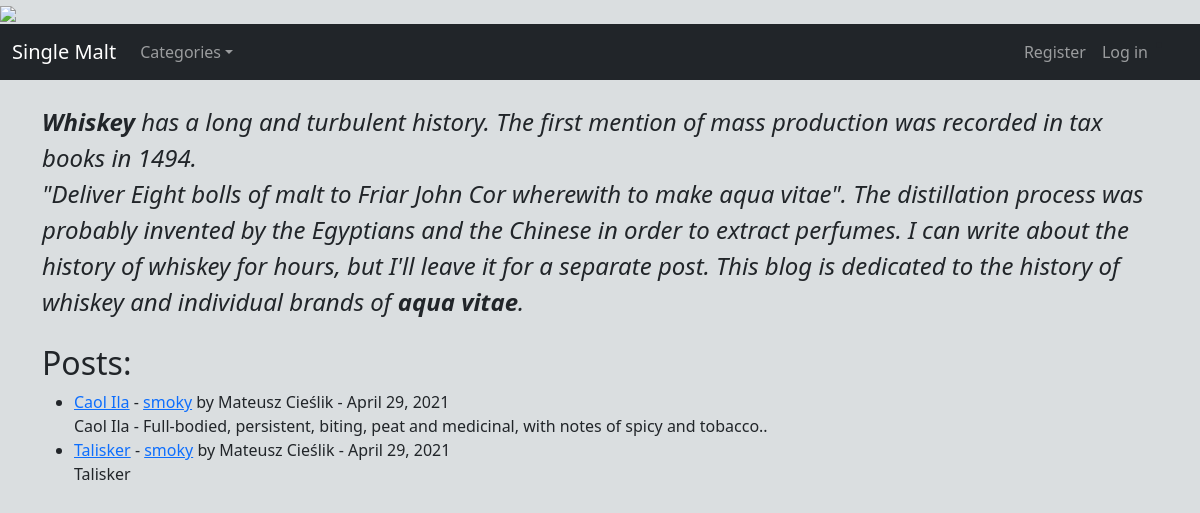
The app's page /, older data.
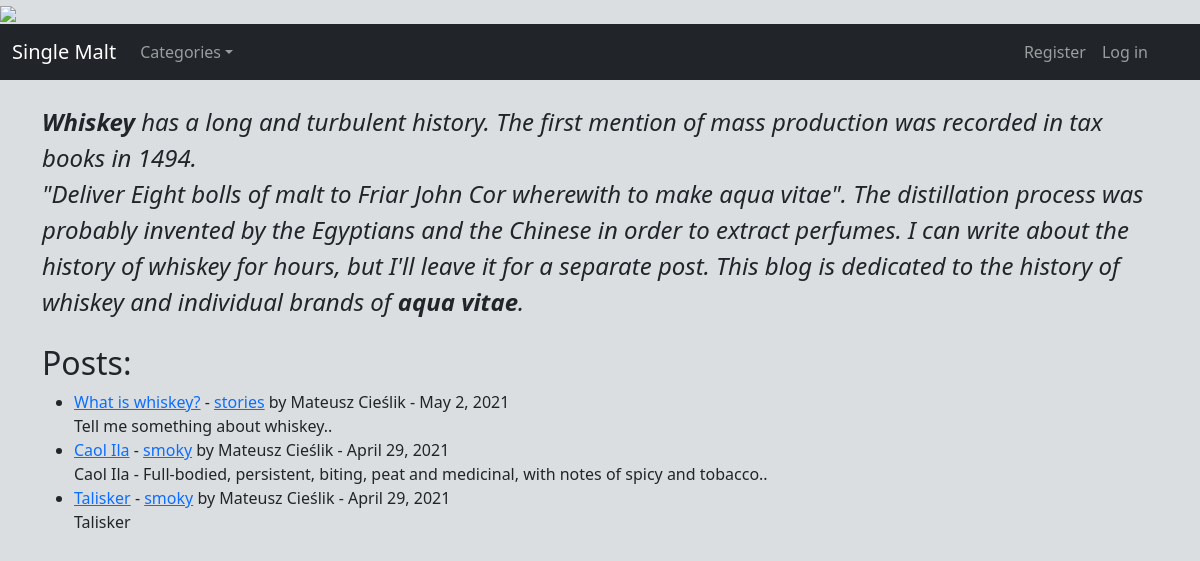
The same page, newer data.
### yerbata/models.py (models this page shows, shortened)
class Post(models.Model):
    title = models.CharField(max_length=255)
    header_image = models.ImageField(null=True, blank=True, upload_to="images/")
    title_tag = models.CharField(max_length=255, default="Single Malt")
    author = models.ForeignKey(User, on_delete=models.CASCADE)
    body = RichTextField(blank=True, null=True)
    post_date = models.DateField(auto_now_add=True)
    category = models.CharField(max_length=255, default='Single Malt')
    snippet = models.CharField(max_length=255)
    likes = models.ManyToManyField(User, related_name='blog_posts')

### yerbata/views.py (the view)
# urls.py: path('', HomeView.as_view(), name='home'),
class HomeView(ListView):
    model = Post
    template_name = 'home.html'
    cats = Category.objects.all()
    ordering = ['-post_date']
    def get_context_data(self, *args, **kwargs):
        cat_menu = Category.objects.all()
        context = super(HomeView, self).get_context_data(*args, **kwargs)
        context["cat_menu"] = cat_menu
        return context

### yerbata/models.py (called while the page is built)
    def __str__(self):
        return self.name

### yerbata/templates/home.html (shortened to what this page needs)
{% extends 'base.html' %}
{% block content %}
<body style="background-color:#dadee0;">
<em> <font size="+2"><strong>Whiskey</strong> has a long and turbulent history. The first mention of mass production was recorded in tax books in 1494.</font></em></body>
<br/>
<em> <font size="+2">"Deliver Eight bolls of malt to Friar John Cor wherewith to make aqua vitae". The distillation process was probably invented by the Egyptians and the Chinese in order to extract perfumes. I can write about the history of whiskey for hours, but I'll leave it for a separate post. This blog is dedicated to the history of whiskey and individual brands of <strong>aqua vitae</strong>.</font></em>
<br/><br/>
<h2>Posts:</h2>
<ul>
{% for post in object_list %}
        <li><a href="{% url 'article-detail' post.pk %}">{{ post.title }}</a> - <a href="{% url 'category' post.category %}">{{ post.category }}</a> by {{ post.author.first_name }} {{ post.author.last_name }} - {{ post.post_date }} <br/>{{ post.snippet }}</li>
{% endfor%}
</ul>
{% endblock %}

Row changes from the older to the newer data that the page shows:
added Post: title "What is whiskey?", category "stories", author.first_name "Mateusz", author.last_name "Cieślik", post_date "May 2, 2021", snippet "Tell me something about whiskey.."
